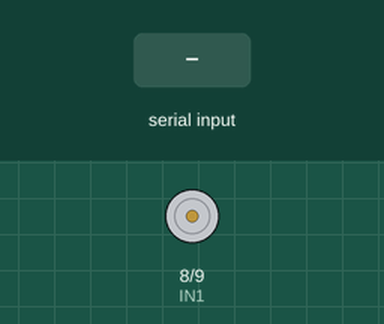
This sketch was run on a simulated Arduino Uno, built with avr-gcc and run on an emulated ATmega328P. Shown: motor-driver pin pairs drawn as motors (green arrow = first pin HIGH = forward, orange = second pin HIGH = backward, longer = more drive). The test bench sets the inputs (shaded band).

Above: at 1.2 s.
1.3 s: "F" received over the second serial link
At 2.2 s:
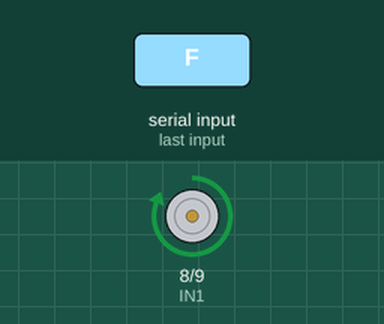
2.8 s: "B" received over the second serial link
At 3.4 s:
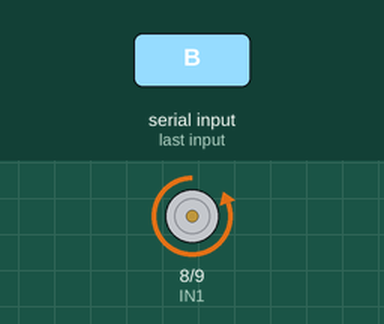
4.3 s: "f" received over the second serial link
At 5.5 s:
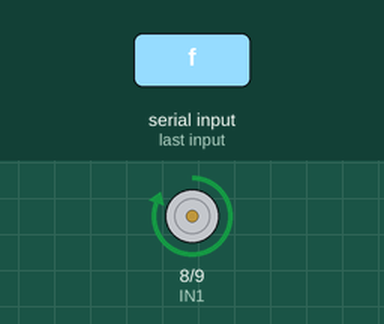
5.8 s: "b" received over the second serial link
At 6.9 s:
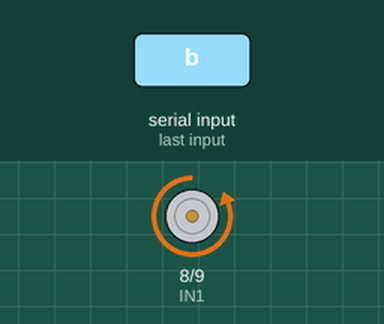
Timing chart, 0 to 8.3 s (numbered marks = the images above; inputs shaded):
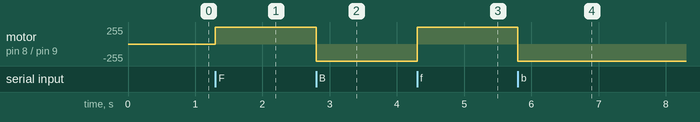

The sketch:

DHT.ino
```cpp
#include <SoftwareSerial.h>
#include <DHT.h>

// Bluetooth HC-06
SoftwareSerial BT(10, 11);  // RX, TX

// Motor
const int IN1 = 8;
const int IN2 = 9;

// DHT11
#define DHTPIN 2
#define DHTTYPE DHT11
DHT dht(DHTPIN, DHTTYPE);

char command;

void setup() {
  pinMode(IN1, OUTPUT);
  pinMode(IN2, OUTPUT);

  // Motor initially stopped
  digitalWrite(IN1, LOW);
  digitalWrite(IN2, LOW);

  BT.begin(9600);
  dht.begin();

  BT.println("System Ready");
  BT.println("F = Forward");
  BT.println("B = Backward");
  BT.println("S = Stop");
  BT.println("T = Temperature & Humidity");
}

void loop() {

  if (BT.available()) {

    command = BT.read();

    if (command == 'F' || command == 'f') {
      digitalWrite(IN1, HIGH);
      digitalWrite(IN2, LOW);
      BT.println("Motor Forward");
    }

    else if (command == 'B' || command == 'b') {
      digitalWrite(IN1, LOW);
      digitalWrite(IN2, HIGH);
      BT.println("Motor Backward");
    }

    else if (command == 'S' || command == 's') {
      digitalWrite(IN1, LOW);
      digitalWrite(IN2, LOW);
      BT.println("Motor Stop");
    }

    else if (command == 'T' || command == 't') {

      float humidity = dht.readHumidity();
      float temperature = dht.readTemperature();

      if (isnan(humidity) || isnan(temperature)) {
        BT.println("DHT11 Error!");
      }
      else {
        BT.print("Temperature: ");
        BT.print(temperature);
        BT.println(" C");

        BT.print("Humidity: ");
        BT.print(humidity);
        BT.println(" %");
      }
    }
  }
}
```

Measured:
- after the input at 1.3 s, motor on pin 8 (IN1) / pin 9 (IN2): stopped → forward 255/255 at once
- after the input at 2.8 s, motor on pin 8 (IN1) / pin 9 (IN2): forward 255/255 → backward 255/255 at once
- after the input at 4.3 s, motor on pin 8 (IN1) / pin 9 (IN2): backward 255/255 → forward 255/255 at once
- after the input at 5.8 s, motor on pin 8 (IN1) / pin 9 (IN2): forward 255/255 → backward 255/255 at once
